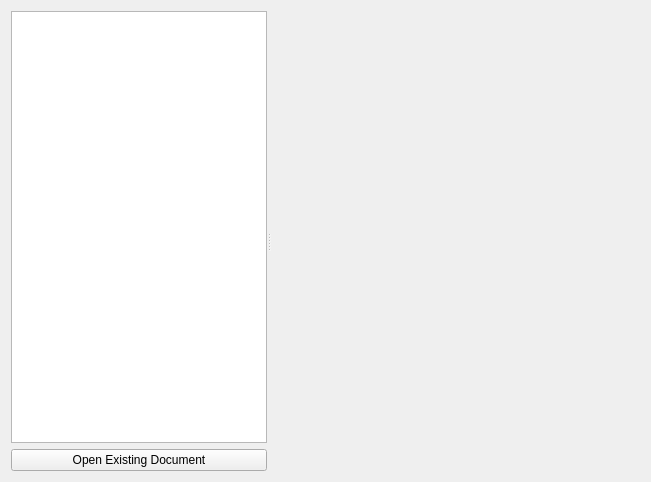
<?xml version="1.0" encoding="UTF-8"?>
<ui version="4.0">
 <class>KoOpenPaneBase</class>
 <widget class="QWidget" name="KoOpenPaneBase">
  <property name="geometry">
   <rect>
    <x>0</x>
    <y>0</y>
    <width>651</width>
    <height>482</height>
   </rect>
  </property>
  <layout class="QHBoxLayout" name="horizontalLayout">
   <item>
    <widget class="QSplitter" name="splitter">
     <property name="orientation">
      <enum>Qt::Horizontal</enum>
     </property>
     <widget class="QWidget" name="layoutWidget">
      <layout class="QVBoxLayout" name="verticalLayout">
       <item>
        <widget class="QTreeWidget" name="m_sectionList">
         <property name="sizePolicy">
          <sizepolicy hsizetype="Expanding" vsizetype="Expanding">
           <horstretch>0</horstretch>
           <verstretch>0</verstretch>
          </sizepolicy>
         </property>
         <property name="iconSize">
          <size>
           <width>48</width>
           <height>48</height>
          </size>
         </property>
         <property name="rootIsDecorated">
          <bool>false</bool>
         </property>
         <property name="uniformRowHeights">
          <bool>false</bool>
         </property>
         <property name="sortingEnabled">
          <bool>true</bool>
         </property>
         <property name="allColumnsShowFocus">
          <bool>true</bool>
         </property>
         <attribute name="headerVisible">
          <bool>false</bool>
         </attribute>
         <column>
          <property name="text">
           <string notr="true">1</string>
          </property>
         </column>
        </widget>
       </item>
       <item>
        <widget class="QPushButton" name="m_openExistingButton">
         <property name="text">
          <string>Open Existing Document</string>
         </property>
        </widget>
       </item>
      </layout>
     </widget>
     <widget class="QStackedWidget" name="m_widgetStack">
      <property name="sizePolicy">
       <sizepolicy hsizetype="Preferred" vsizetype="Preferred">
        <horstretch>1</horstretch>
        <verstretch>0</verstretch>
       </sizepolicy>
      </property>
      <widget class="QWidget" name="WStackPage"/>
     </widget>
    </widget>
   </item>
  </layout>
 </widget>
 <resources/>
 <connections/>
</ui>
